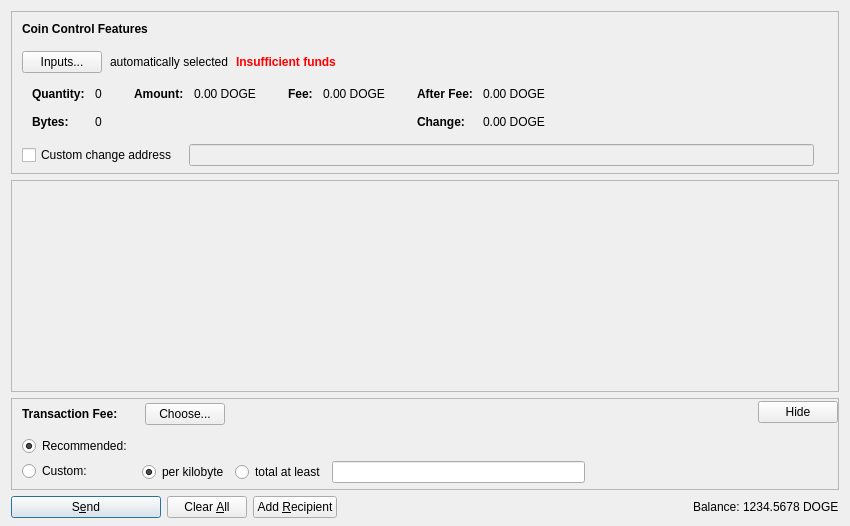
<?xml version="1.0" encoding="UTF-8"?>
<ui version="4.0">
 <class>SendCoinsDialog</class>
 <widget class="QDialog" name="SendCoinsDialog">
  <property name="geometry">
   <rect>
    <x>0</x>
    <y>0</y>
    <width>850</width>
    <height>526</height>
   </rect>
  </property>
  <property name="windowTitle">
   <string>Send Coins</string>
  </property>
  <layout class="QVBoxLayout" name="verticalLayout" stretch="0,1,0,0">
   <property name="bottomMargin">
    <number>8</number>
   </property>
   <item>
    <widget class="QFrame" name="frameCoinControl">
     <property name="sizePolicy">
      <sizepolicy hsizetype="Expanding" vsizetype="Expanding">
       <horstretch>0</horstretch>
       <verstretch>0</verstretch>
      </sizepolicy>
     </property>
     <property name="maximumSize">
      <size>
       <width>16777215</width>
       <height>16777215</height>
      </size>
     </property>
     <property name="frameShape">
      <enum>QFrame::StyledPanel</enum>
     </property>
     <property name="frameShadow">
      <enum>QFrame::Sunken</enum>
     </property>
     <layout class="QVBoxLayout" name="verticalLayoutCoinControl2">
      <property name="spacing">
       <number>0</number>
      </property>
      <property name="leftMargin">
       <number>0</number>
      </property>
      <property name="topMargin">
       <number>0</number>
      </property>
      <property name="rightMargin">
       <number>0</number>
      </property>
      <property name="bottomMargin">
       <number>6</number>
      </property>
      <item>
       <layout class="QVBoxLayout" name="verticalLayoutCoinControl" stretch="0,0,0,0,1">
        <property name="spacing">
         <number>0</number>
        </property>
        <property name="leftMargin">
         <number>10</number>
        </property>
        <property name="topMargin">
         <number>10</number>
        </property>
        <item>
         <layout class="QHBoxLayout" name="horizontalLayoutCoinControl1">
          <property name="bottomMargin">
           <number>15</number>
          </property>
          <item>
           <widget class="QLabel" name="labelCoinControlFeatures">
            <property name="sizePolicy">
             <sizepolicy hsizetype="Preferred" vsizetype="Maximum">
              <horstretch>0</horstretch>
              <verstretch>0</verstretch>
             </sizepolicy>
            </property>
            <property name="font">
             <font>
              <weight>75</weight>
              <bold>true</bold>
             </font>
            </property>
            <property name="styleSheet">
             <string notr="true">font-weight:bold;</string>
            </property>
            <property name="text">
             <string>Coin Control Features</string>
            </property>
           </widget>
          </item>
         </layout>
        </item>
        <item>
         <layout class="QHBoxLayout" name="horizontalLayoutCoinControl2" stretch="0,0,0,0">
          <property name="spacing">
           <number>8</number>
          </property>
          <property name="bottomMargin">
           <number>10</number>
          </property>
          <item>
           <widget class="QPushButton" name="pushButtonCoinControl">
            <property name="styleSheet">
             <string notr="true"/>
            </property>
            <property name="text">
             <string>Inputs...</string>
            </property>
            <property name="autoDefault">
             <bool>false</bool>
            </property>
           </widget>
          </item>
          <item>
           <widget class="QLabel" name="labelCoinControlAutomaticallySelected">
            <property name="text">
             <string>automatically selected</string>
            </property>
            <property name="margin">
             <number>5</number>
            </property>
           </widget>
          </item>
          <item>
           <widget class="QLabel" name="labelCoinControlInsuffFunds">
            <property name="font">
             <font>
              <weight>75</weight>
              <bold>true</bold>
             </font>
            </property>
            <property name="styleSheet">
             <string notr="true">color:red;font-weight:bold;</string>
            </property>
            <property name="text">
             <string>Insufficient funds</string>
            </property>
            <property name="margin">
             <number>5</number>
            </property>
           </widget>
          </item>
          <item>
           <spacer name="horizontalSpacerCoinControl">
            <property name="orientation">
             <enum>Qt::Horizontal</enum>
            </property>
            <property name="sizeHint" stdset="0">
             <size>
              <width>40</width>
              <height>1</height>
             </size>
            </property>
           </spacer>
          </item>
         </layout>
        </item>
        <item>
         <widget class="QWidget" name="widgetCoinControl" native="true">
          <property name="sizePolicy">
           <sizepolicy hsizetype="Preferred" vsizetype="Preferred">
            <horstretch>0</horstretch>
            <verstretch>0</verstretch>
           </sizepolicy>
          </property>
          <property name="minimumSize">
           <size>
            <width>0</width>
            <height>0</height>
           </size>
          </property>
          <property name="styleSheet">
           <string notr="true"/>
          </property>
          <layout class="QHBoxLayout" name="horizontalLayoutCoinControl5">
           <property name="leftMargin">
            <number>0</number>
           </property>
           <property name="topMargin">
            <number>0</number>
           </property>
           <property name="rightMargin">
            <number>0</number>
           </property>
           <property name="bottomMargin">
            <number>0</number>
           </property>
           <item>
            <layout class="QHBoxLayout" name="horizontalLayoutCoinControl3" stretch="0,0,0,1">
             <property name="spacing">
              <number>20</number>
             </property>
             <property name="topMargin">
              <number>0</number>
             </property>
             <property name="bottomMargin">
              <number>10</number>
             </property>
             <item>
              <layout class="QFormLayout" name="formLayoutCoinControl1">
               <property name="horizontalSpacing">
                <number>10</number>
               </property>
               <property name="verticalSpacing">
                <number>14</number>
               </property>
               <property name="leftMargin">
                <number>10</number>
               </property>
               <property name="topMargin">
                <number>4</number>
               </property>
               <property name="rightMargin">
                <number>6</number>
               </property>
               <item row="0" column="0">
                <widget class="QLabel" name="labelCoinControlQuantityText">
                 <property name="font">
                  <font>
                   <weight>75</weight>
                   <bold>true</bold>
                  </font>
                 </property>
                 <property name="text">
                  <string>Quantity:</string>
                 </property>
                 <property name="margin">
                  <number>0</number>
                 </property>
                </widget>
               </item>
               <item row="0" column="1">
                <widget class="QLabel" name="labelCoinControlQuantity">
                 <property name="cursor">
                  <cursorShape>IBeamCursor</cursorShape>
                 </property>
                 <property name="contextMenuPolicy">
                  <enum>Qt::ActionsContextMenu</enum>
                 </property>
                 <property name="text">
                  <string notr="true">0</string>
                 </property>
                 <property name="margin">
                  <number>0</number>
                 </property>
                 <property name="textInteractionFlags">
                  <set>Qt::LinksAccessibleByMouse|Qt::TextSelectableByKeyboard|Qt::TextSelectableByMouse</set>
                 </property>
                </widget>
               </item>
               <item row="1" column="0">
                <widget class="QLabel" name="labelCoinControlBytesText">
                 <property name="font">
                  <font>
                   <weight>75</weight>
                   <bold>true</bold>
                  </font>
                 </property>
                 <property name="text">
                  <string>Bytes:</string>
                 </property>
                </widget>
               </item>
               <item row="1" column="1">
                <widget class="QLabel" name="labelCoinControlBytes">
                 <property name="cursor">
                  <cursorShape>IBeamCursor</cursorShape>
                 </property>
                 <property name="contextMenuPolicy">
                  <enum>Qt::ActionsContextMenu</enum>
                 </property>
                 <property name="text">
                  <string notr="true">0</string>
                 </property>
                 <property name="textInteractionFlags">
                  <set>Qt::LinksAccessibleByMouse|Qt::TextSelectableByKeyboard|Qt::TextSelectableByMouse</set>
                 </property>
                </widget>
               </item>
              </layout>
             </item>
             <item>
              <layout class="QFormLayout" name="formLayoutCoinControl2">
               <property name="horizontalSpacing">
                <number>10</number>
               </property>
               <property name="verticalSpacing">
                <number>14</number>
               </property>
               <property name="leftMargin">
                <number>6</number>
               </property>
               <property name="topMargin">
                <number>4</number>
               </property>
               <property name="rightMargin">
                <number>6</number>
               </property>
               <item row="0" column="0">
                <widget class="QLabel" name="labelCoinControlAmountText">
                 <property name="font">
                  <font>
                   <weight>75</weight>
                   <bold>true</bold>
                  </font>
                 </property>
                 <property name="text">
                  <string>Amount:</string>
                 </property>
                 <property name="margin">
                  <number>0</number>
                 </property>
                </widget>
               </item>
               <item row="0" column="1">
                <widget class="QLabel" name="labelCoinControlAmount">
                 <property name="cursor">
                  <cursorShape>IBeamCursor</cursorShape>
                 </property>
                 <property name="contextMenuPolicy">
                  <enum>Qt::ActionsContextMenu</enum>
                 </property>
                 <property name="text">
                  <string notr="true">0.00 DOGE</string>
                 </property>
                 <property name="textInteractionFlags">
                  <set>Qt::LinksAccessibleByMouse|Qt::TextSelectableByKeyboard|Qt::TextSelectableByMouse</set>
                 </property>
                </widget>
               </item>
              </layout>
             </item>
             <item>
              <layout class="QFormLayout" name="formLayoutCoinControl3">
               <property name="horizontalSpacing">
                <number>10</number>
               </property>
               <property name="verticalSpacing">
                <number>14</number>
               </property>
               <property name="leftMargin">
                <number>6</number>
               </property>
               <property name="topMargin">
                <number>4</number>
               </property>
               <property name="rightMargin">
                <number>6</number>
               </property>
               <item row="0" column="0">
                <widget class="QLabel" name="labelCoinControlFeeText">
                 <property name="font">
                  <font>
                   <weight>75</weight>
                   <bold>true</bold>
                  </font>
                 </property>
                 <property name="text">
                  <string>Fee:</string>
                 </property>
                 <property name="margin">
                  <number>0</number>
                 </property>
                </widget>
               </item>
               <item row="0" column="1">
                <widget class="QLabel" name="labelCoinControlFee">
                 <property name="cursor">
                  <cursorShape>IBeamCursor</cursorShape>
                 </property>
                 <property name="contextMenuPolicy">
                  <enum>Qt::ActionsContextMenu</enum>
                 </property>
                 <property name="text">
                  <string notr="true">0.00 DOGE</string>
                 </property>
                 <property name="textInteractionFlags">
                  <set>Qt::LinksAccessibleByMouse|Qt::TextSelectableByKeyboard|Qt::TextSelectableByMouse</set>
                 </property>
                </widget>
               </item>
              </layout>
             </item>
             <item>
              <layout class="QFormLayout" name="formLayoutCoinControl4">
               <property name="horizontalSpacing">
                <number>10</number>
               </property>
               <property name="verticalSpacing">
                <number>14</number>
               </property>
               <property name="leftMargin">
                <number>6</number>
               </property>
               <property name="topMargin">
                <number>4</number>
               </property>
               <property name="rightMargin">
                <number>6</number>
               </property>
               <item row="0" column="0">
                <widget class="QLabel" name="labelCoinControlAfterFeeText">
                 <property name="font">
                  <font>
                   <weight>75</weight>
                   <bold>true</bold>
                  </font>
                 </property>
                 <property name="text">
                  <string>After Fee:</string>
                 </property>
                 <property name="margin">
                  <number>0</number>
                 </property>
                </widget>
               </item>
               <item row="0" column="1">
                <widget class="QLabel" name="labelCoinControlAfterFee">
                 <property name="cursor">
                  <cursorShape>IBeamCursor</cursorShape>
                 </property>
                 <property name="contextMenuPolicy">
                  <enum>Qt::ActionsContextMenu</enum>
                 </property>
                 <property name="text">
                  <string notr="true">0.00 DOGE</string>
                 </property>
                 <property name="textInteractionFlags">
                  <set>Qt::LinksAccessibleByMouse|Qt::TextSelectableByKeyboard|Qt::TextSelectableByMouse</set>
                 </property>
                </widget>
               </item>
               <item row="1" column="0">
                <widget class="QLabel" name="labelCoinControlChangeText">
                 <property name="font">
                  <font>
                   <weight>75</weight>
                   <bold>true</bold>
                  </font>
                 </property>
                 <property name="text">
                  <string>Change:</string>
                 </property>
                </widget>
               </item>
               <item row="1" column="1">
                <widget class="QLabel" name="labelCoinControlChange">
                 <property name="cursor">
                  <cursorShape>IBeamCursor</cursorShape>
                 </property>
                 <property name="contextMenuPolicy">
                  <enum>Qt::ActionsContextMenu</enum>
                 </property>
                 <property name="text">
                  <string notr="true">0.00 DOGE</string>
                 </property>
                 <property name="textInteractionFlags">
                  <set>Qt::LinksAccessibleByMouse|Qt::TextSelectableByKeyboard|Qt::TextSelectableByMouse</set>
                 </property>
                </widget>
               </item>
              </layout>
             </item>
            </layout>
           </item>
          </layout>
         </widget>
        </item>
        <item>
         <layout class="QHBoxLayout" name="horizontalLayoutCoinControl4" stretch="0,0,0">
          <property name="spacing">
           <number>12</number>
          </property>
          <property name="sizeConstraint">
           <enum>QLayout::SetDefaultConstraint</enum>
          </property>
          <property name="topMargin">
           <number>5</number>
          </property>
          <property name="rightMargin">
           <number>5</number>
          </property>
          <item>
           <widget class="QCheckBox" name="checkBoxCoinControlChange">
            <property name="toolTip">
             <string>If this is activated, but the change address is empty or invalid, change will be sent to a newly generated address.</string>
            </property>
            <property name="text">
             <string>Custom change address</string>
            </property>
           </widget>
          </item>
          <item>
           <widget class="QValidatedLineEdit" name="lineEditCoinControlChange">
            <property name="enabled">
             <bool>false</bool>
            </property>
            <property name="sizePolicy">
             <sizepolicy hsizetype="Expanding" vsizetype="Fixed">
              <horstretch>0</horstretch>
              <verstretch>0</verstretch>
             </sizepolicy>
            </property>
           </widget>
          </item>
          <item>
           <widget class="QLabel" name="labelCoinControlChangeLabel">
            <property name="sizePolicy">
             <sizepolicy hsizetype="Preferred" vsizetype="Expanding">
              <horstretch>0</horstretch>
              <verstretch>0</verstretch>
             </sizepolicy>
            </property>
            <property name="minimumSize">
             <size>
              <width>0</width>
              <height>0</height>
             </size>
            </property>
            <property name="text">
             <string/>
            </property>
            <property name="margin">
             <number>3</number>
            </property>
           </widget>
          </item>
         </layout>
        </item>
        <item>
         <spacer name="verticalSpacerCoinControl">
          <property name="orientation">
           <enum>Qt::Vertical</enum>
          </property>
          <property name="sizeHint" stdset="0">
           <size>
            <width>800</width>
            <height>1</height>
           </size>
          </property>
         </spacer>
        </item>
       </layout>
      </item>
     </layout>
    </widget>
   </item>
   <item>
    <widget class="QScrollArea" name="scrollArea">
     <property name="widgetResizable">
      <bool>true</bool>
     </property>
     <widget class="QWidget" name="scrollAreaWidgetContents">
      <property name="geometry">
       <rect>
        <x>0</x>
        <y>0</y>
        <width>830</width>
        <height>104</height>
       </rect>
      </property>
      <layout class="QVBoxLayout" name="verticalLayout_2" stretch="0,1">
       <property name="leftMargin">
        <number>0</number>
       </property>
       <property name="topMargin">
        <number>0</number>
       </property>
       <property name="rightMargin">
        <number>0</number>
       </property>
       <property name="bottomMargin">
        <number>0</number>
       </property>
       <item>
        <layout class="QVBoxLayout" name="entries">
         <property name="spacing">
          <number>6</number>
         </property>
        </layout>
       </item>
       <item>
        <spacer name="verticalSpacer">
         <property name="orientation">
          <enum>Qt::Vertical</enum>
         </property>
         <property name="sizeHint" stdset="0">
          <size>
           <width>20</width>
           <height>40</height>
          </size>
         </property>
        </spacer>
       </item>
      </layout>
     </widget>
    </widget>
   </item>
   <item>
    <widget class="QFrame" name="frameFee">
     <property name="sizePolicy">
      <sizepolicy hsizetype="Expanding" vsizetype="Expanding">
       <horstretch>0</horstretch>
       <verstretch>0</verstretch>
      </sizepolicy>
     </property>
     <property name="maximumSize">
      <size>
       <width>16777215</width>
       <height>16777215</height>
      </size>
     </property>
     <property name="frameShape">
      <enum>QFrame::StyledPanel</enum>
     </property>
     <property name="frameShadow">
      <enum>QFrame::Sunken</enum>
     </property>
     <layout class="QVBoxLayout" name="verticalLayoutFee1">
      <property name="spacing">
       <number>0</number>
      </property>
      <property name="leftMargin">
       <number>0</number>
      </property>
      <property name="topMargin">
       <number>0</number>
      </property>
      <property name="rightMargin">
       <number>0</number>
      </property>
      <property name="bottomMargin">
       <number>0</number>
      </property>
      <item>
       <layout class="QVBoxLayout" name="verticalLayoutFee2" stretch="0,0,0">
        <property name="spacing">
         <number>0</number>
        </property>
        <property name="leftMargin">
         <number>10</number>
        </property>
        <property name="topMargin">
         <number>0</number>
        </property>
        <item>
         <layout class="QHBoxLayout" name="horizontalLayoutFee1">
          <property name="bottomMargin">
           <number>0</number>
          </property>
          <item>
           <layout class="QVBoxLayout" name="verticalLayoutFee7">
            <property name="spacing">
             <number>0</number>
            </property>
            <item>
             <spacer name="verticalSpacerSmartFee">
              <property name="orientation">
               <enum>Qt::Vertical</enum>
              </property>
              <property name="sizeType">
               <enum>QSizePolicy::Fixed</enum>
              </property>
              <property name="sizeHint" stdset="0">
               <size>
                <width>1</width>
                <height>4</height>
               </size>
              </property>
             </spacer>
            </item>
            <item>
             <layout class="QHBoxLayout" name="horizontalLayoutSmartFee">
              <property name="spacing">
               <number>10</number>
              </property>
              <item>
               <widget class="QLabel" name="labelFeeHeadline">
                <property name="sizePolicy">
                 <sizepolicy hsizetype="Preferred" vsizetype="Maximum">
                  <horstretch>0</horstretch>
                  <verstretch>0</verstretch>
                 </sizepolicy>
                </property>
                <property name="font">
                 <font>
                  <weight>75</weight>
                  <bold>true</bold>
                 </font>
                </property>
                <property name="styleSheet">
                 <string notr="true">font-weight:bold;</string>
                </property>
                <property name="text">
                 <string>Transaction Fee:</string>
                </property>
               </widget>
              </item>
              <item>
               <widget class="QLabel" name="labelFeeMinimized">
                <property name="text">
                 <string/>
                </property>
               </widget>
              </item>
              <item>
               <widget class="QPushButton" name="buttonChooseFee">
                <property name="text">
                 <string>Choose...</string>
                </property>
               </widget>
              </item>
             </layout>
            </item>
            <item>
             <spacer name="verticalSpacer_5">
              <property name="orientation">
               <enum>Qt::Vertical</enum>
              </property>
              <property name="sizeHint" stdset="0">
               <size>
                <width>1</width>
                <height>1</height>
               </size>
              </property>
             </spacer>
            </item>
           </layout>
          </item>
          <item>
           <spacer name="horizontalSpacer_4">
            <property name="orientation">
             <enum>Qt::Horizontal</enum>
            </property>
            <property name="sizeType">
             <enum>QSizePolicy::MinimumExpanding</enum>
            </property>
            <property name="sizeHint" stdset="0">
             <size>
              <width>40</width>
              <height>20</height>
             </size>
            </property>
           </spacer>
          </item>
          <item>
           <widget class="QPushButton" name="buttonMinimizeFee">
            <property name="toolTip">
             <string>collapse fee-settings</string>
            </property>
            <property name="text">
             <string>Hide</string>
            </property>
           </widget>
          </item>
         </layout>
        </item>
        <item>
         <widget class="QFrame" name="frameFeeSelection">
          <layout class="QVBoxLayout" name="verticalLayoutFee12">
           <property name="spacing">
            <number>0</number>
           </property>
           <property name="leftMargin">
            <number>0</number>
           </property>
           <property name="topMargin">
            <number>0</number>
           </property>
           <property name="rightMargin">
            <number>0</number>
           </property>
           <property name="bottomMargin">
            <number>0</number>
           </property>
           <item>
            <layout class="QGridLayout" name="gridLayoutFee">
             <property name="topMargin">
              <number>10</number>
             </property>
             <property name="bottomMargin">
              <number>4</number>
             </property>
             <property name="horizontalSpacing">
              <number>10</number>
             </property>
             <property name="verticalSpacing">
              <number>4</number>
             </property>
             <item row="1" column="1">
              <layout class="QVBoxLayout" name="verticalLayoutFee8">
               <property name="spacing">
                <number>6</number>
               </property>
               <item>
                <layout class="QHBoxLayout" name="horizontalLayoutFee13">
                 <item>
                  <widget class="QRadioButton" name="radioCustomPerKilobyte">
                   <property name="toolTip">
                    <string>If the custom fee is set to 1000 satoshis and the transaction is only 250 bytes, then &quot;per kilobyte&quot; only pays 250 satoshis in fee, while &quot;total at least&quot; pays 1000 satoshis. For transactions bigger than a kilobyte both pay by kilobyte.</string>
                   </property>
                   <property name="text">
                    <string>per kilobyte</string>
                   </property>
                   <property name="checked">
                    <bool>true</bool>
                   </property>
                   <attribute name="buttonGroup">
                    <string notr="true">groupCustomFee</string>
                   </attribute>
                  </widget>
                 </item>
                 <item>
                  <widget class="QRadioButton" name="radioCustomAtLeast">
                   <property name="toolTip">
                    <string>If the custom fee is set to 1000 satoshis and the transaction is only 250 bytes, then &quot;per kilobyte&quot; only pays 250 satoshis in fee, while &quot;total at least&quot; pays 1000 satoshis. For transactions bigger than a kilobyte both pay by kilobyte.</string>
                   </property>
                   <property name="text">
                    <string>total at least</string>
                   </property>
                   <attribute name="buttonGroup">
                    <string notr="true">groupCustomFee</string>
                   </attribute>
                  </widget>
                 </item>
                 <item>
                  <widget class="CoinAmountField" name="customFee"/>
                 </item>
                 <item>
                  <spacer name="horizontalSpacer_6">
                   <property name="orientation">
                    <enum>Qt::Horizontal</enum>
                   </property>
                   <property name="sizeHint" stdset="0">
                    <size>
                     <width>1</width>
                     <height>1</height>
                    </size>
                   </property>
                  </spacer>
                 </item>
                </layout>
               </item>
               <item>
                <layout class="QHBoxLayout" name="horizontalLayoutFee8">
                 <item>
                  <spacer name="horizontalSpacer_2">
                   <property name="orientation">
                    <enum>Qt::Horizontal</enum>
                   </property>
                   <property name="sizeHint" stdset="0">
                    <size>
                     <width>1</width>
                     <height>1</height>
                    </size>
                   </property>
                  </spacer>
                 </item>
                </layout>
               </item>
              </layout>
             </item>
             <item row="0" column="0">
              <layout class="QVBoxLayout" name="verticalLayoutFee4" stretch="0,1">
               <item>
                <widget class="QRadioButton" name="radioSmartFee">
                 <property name="text">
                  <string>Recommended:</string>
                 </property>
                 <property name="checked">
                  <bool>true</bool>
                 </property>
                 <attribute name="buttonGroup">
                  <string notr="true">groupFee</string>
                 </attribute>
                </widget>
               </item>
               <item>
                <spacer name="verticalSpacer_2">
                 <property name="orientation">
                  <enum>Qt::Vertical</enum>
                 </property>
                 <property name="sizeHint" stdset="0">
                  <size>
                   <width>1</width>
                   <height>1</height>
                  </size>
                 </property>
                </spacer>
               </item>
              </layout>
             </item>
             <item row="1" column="0">
              <layout class="QVBoxLayout" name="verticalLayoutFee9" stretch="0,1">
               <item>
                <widget class="QRadioButton" name="radioCustomFee">
                 <property name="text">
                  <string>Custom:</string>
                 </property>
                 <attribute name="buttonGroup">
                  <string notr="true">groupFee</string>
                 </attribute>
                </widget>
               </item>
               <item>
                <spacer name="verticalSpacer_6">
                 <property name="orientation">
                  <enum>Qt::Vertical</enum>
                 </property>
                 <property name="sizeHint" stdset="0">
                  <size>
                   <width>1</width>
                   <height>1</height>
                  </size>
                 </property>
                </spacer>
               </item>
              </layout>
             </item>
             <item row="0" column="1">
              <layout class="QVBoxLayout" name="verticalLayoutFee3" stretch="0,0,1">
               <property name="spacing">
                <number>6</number>
               </property>
               <property name="topMargin">
                <number>2</number>
               </property>
               <item>
                <layout class="QHBoxLayout" name="horizontalLayoutFee12">
                 <item>
                  <widget class="QLabel" name="labelSmartFee">
                   <property name="text">
                    <string/>
                   </property>
                   <property name="margin">
                    <number>2</number>
                   </property>
                  </widget>
                 </item>
                 <item>
                  <spacer name="horizontalSpacer_5">
                   <property name="orientation">
                    <enum>Qt::Horizontal</enum>
                   </property>
                   <property name="sizeHint" stdset="0">
                    <size>
                     <width>1</width>
                     <height>1</height>
                    </size>
                   </property>
                  </spacer>
                </item>
                </layout>
               </item>
              </layout>
             </item>
            </layout>
           </item>
          </layout>
         </widget>
        </item>
        <item>
         <spacer name="verticalSpacerFee">
          <property name="orientation">
           <enum>Qt::Vertical</enum>
          </property>
          <property name="sizeHint" stdset="0">
           <size>
            <width>800</width>
            <height>1</height>
           </size>
          </property>
         </spacer>
        </item>
       </layout>
      </item>
     </layout>
    </widget>
   </item>
   <item>
    <layout class="QHBoxLayout" name="horizontalLayout">
     <item>
      <widget class="QPushButton" name="sendButton">
       <property name="minimumSize">
        <size>
         <width>150</width>
         <height>0</height>
        </size>
       </property>
       <property name="toolTip">
        <string>Confirm the send action</string>
       </property>
       <property name="text">
        <string>S&amp;end</string>
       </property>
       <property name="icon">
        <iconset resource="../dogecoin.qrc">
         <normaloff>:/icons/send</normaloff>:/icons/send</iconset>
       </property>
       <property name="autoDefault">
        <bool>false</bool>
       </property>
       <property name="default">
        <bool>true</bool>
       </property>
      </widget>
     </item>
     <item>
      <widget class="QPushButton" name="clearButton">
       <property name="sizePolicy">
        <sizepolicy hsizetype="Minimum" vsizetype="Fixed">
         <horstretch>0</horstretch>
         <verstretch>0</verstretch>
        </sizepolicy>
       </property>
       <property name="text">
        <string>Clear &amp;All</string>
       </property>
       <property name="icon">
        <iconset resource="../dogecoin.qrc">
         <normaloff>:/icons/remove</normaloff>:/icons/remove</iconset>
       </property>
       <property name="autoDefault">
        <bool>false</bool>
       </property>
      </widget>
     </item>
     <item>
      <widget class="QPushButton" name="addButton">
       <property name="toolTip">
        <string>Send to multiple recipients at once</string>
       </property>
       <property name="text">
        <string>Add &amp;Recipient</string>
       </property>
       <property name="icon">
        <iconset resource="../dogecoin.qrc">
         <normaloff>:/icons/add</normaloff>:/icons/add</iconset>
       </property>
       <property name="autoDefault">
        <bool>false</bool>
       </property>
      </widget>
     </item>
     <item>
      <spacer name="horizontalSpacer">
       <property name="orientation">
        <enum>Qt::Horizontal</enum>
       </property>
       <property name="sizeHint" stdset="0">
        <size>
         <width>40</width>
         <height>20</height>
        </size>
       </property>
      </spacer>
     </item>
     <item>
      <layout class="QHBoxLayout" name="horizontalLayout_2">
       <property name="spacing">
        <number>3</number>
       </property>
       <item>
        <widget class="QLabel" name="label">
         <property name="sizePolicy">
          <sizepolicy hsizetype="Preferred" vsizetype="Fixed">
           <horstretch>0</horstretch>
           <verstretch>0</verstretch>
          </sizepolicy>
         </property>
         <property name="text">
          <string>Balance:</string>
         </property>
        </widget>
       </item>
       <item>
        <widget class="QLabel" name="labelBalance">
         <property name="sizePolicy">
          <sizepolicy hsizetype="Preferred" vsizetype="Fixed">
           <horstretch>0</horstretch>
           <verstretch>0</verstretch>
          </sizepolicy>
         </property>
         <property name="cursor">
          <cursorShape>IBeamCursor</cursorShape>
         </property>
         <property name="text">
          <string notr="true">1234.5678 DOGE</string>
         </property>
         <property name="textInteractionFlags">
          <set>Qt::LinksAccessibleByMouse|Qt::TextSelectableByKeyboard|Qt::TextSelectableByMouse</set>
         </property>
        </widget>
       </item>
      </layout>
     </item>
    </layout>
   </item>
  </layout>
 </widget>
 <customwidgets>
  <customwidget>
   <class>QValidatedLineEdit</class>
   <extends>QLineEdit</extends>
   <header>qvalidatedlineedit.h</header>
  </customwidget>
  <customwidget>
   <class>CoinAmountField</class>
   <extends>QLineEdit</extends>
   <header>coinamountfield.h</header>
   <container>1</container>
  </customwidget>
 </customwidgets>
 <resources>
  <include location="../dogecoin.qrc"/>
 </resources>
 <connections/>
 <buttongroups>
  <buttongroup name="groupFee"/>
  <buttongroup name="groupCustomFee"/>
 </buttongroups>
</ui>
